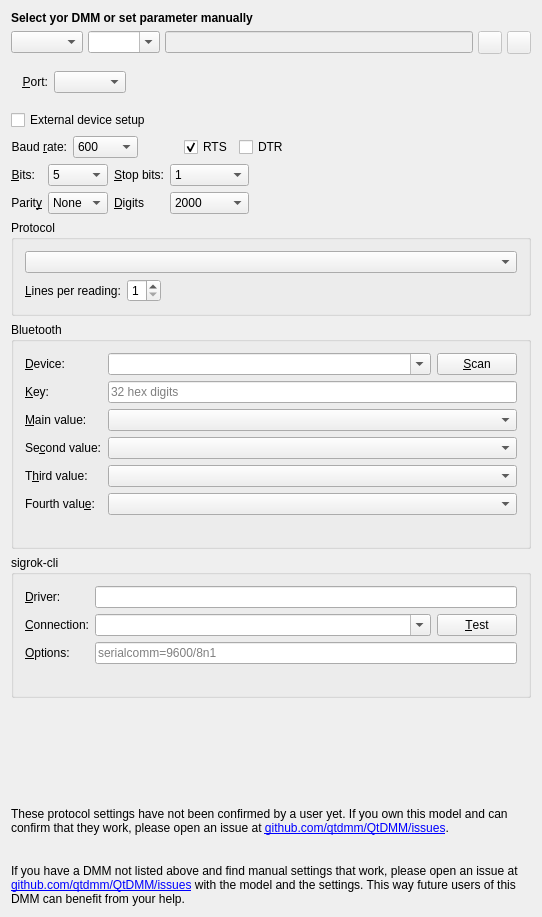
<?xml version="1.0" encoding="UTF-8"?>
<ui version="4.0">
 <class>UIDeviceSettings</class>
 <widget class="QWidget" name="UIDeviceSettings">
  <property name="geometry">
   <rect>
    <x>0</x>
    <y>0</y>
    <width>542</width>
    <height>690</height>
   </rect>
  </property>
  <layout class="QVBoxLayout" name="verticalLayout_2">
   <item>
    <widget class="QLabel" name="ui_hint">
     <property name="sizePolicy">
      <sizepolicy hsizetype="Minimum" vsizetype="Fixed">
       <horstretch>0</horstretch>
       <verstretch>0</verstretch>
      </sizepolicy>
     </property>
     <property name="frameShape">
      <enum>QFrame::NoFrame</enum>
     </property>
     <property name="text">
      <string>&lt;b&gt;Select yor DMM or set parameter manually&lt;/b&gt;</string>
     </property>
     <property name="wordWrap">
      <bool>false</bool>
     </property>
    </widget>
   </item>
   <item>
    <layout class="QHBoxLayout" name="_2">
     <property name="spacing">
      <number>5</number>
     </property>
     <item>
      <widget class="QComboBox" name="ui_vendor">
       <property name="whatsThis">
        <string>Select your DMM's vendor to narrow the model list below.</string>
       </property>
       <property name="sizeAdjustPolicy">
        <enum>QComboBox::AdjustToContents</enum>
       </property>
      </widget>
     </item>
     <item>
      <widget class="QComboBox" name="ui_model">
       <property name="whatsThis">
        <string>Here you may select your DMM model. If your DMM is not in the list, try to find working settings and open an issue at github.com/qtdmm/QtDMM/issues with them, so they can be added to the list in the next release.</string>
       </property>
       <property name="editable">
        <bool>true</bool>
       </property>
       <property name="currentText">
        <string notr="true"/>
       </property>
       <property name="insertPolicy">
        <enum>QComboBox::NoInsert</enum>
       </property>
       <property name="sizeAdjustPolicy">
        <enum>QComboBox::AdjustToContents</enum>
       </property>
      </widget>
     </item>
     <item>
      <widget class="QLineEdit" name="ui_filename">
       <property name="enabled">
        <bool>false</bool>
       </property>
       <property name="readOnly">
        <bool>true</bool>
       </property>
      </widget>
     </item>
     <item>
      <widget class="QToolButton" name="ui_load">
       <property name="enabled">
        <bool>false</bool>
       </property>
       <property name="toolTip">
        <string>Load Settings</string>
       </property>
       <property name="text">
        <string/>
       </property>
       <property name="icon">
        <iconset theme="document-open"/>
       </property>
      </widget>
     </item>
     <item>
      <widget class="QToolButton" name="ui_save">
       <property name="enabled">
        <bool>false</bool>
       </property>
       <property name="toolTip">
        <string>Save Settings</string>
       </property>
       <property name="text">
        <string/>
       </property>
       <property name="icon">
        <iconset theme="document-save"/>
       </property>
      </widget>
     </item>
    </layout>
   </item>
   <item>
    <widget class="QWidget" name="ButtonGroup11" native="true">
     <property name="title" stdset="0">
      <string>Port settings</string>
     </property>
     <layout class="QFormLayout" name="formLayout_6">
      <item row="0" column="0">
       <layout class="QHBoxLayout" name="horizontalLayout_3">
        <item>
         <layout class="QFormLayout" name="formLayout_4">
          <item row="0" column="0">
           <widget class="QLabel" name="TextLabel2">
            <property name="text">
             <string>&amp;Port:</string>
            </property>
            <property name="alignment">
             <set>Qt::AlignRight|Qt::AlignTrailing|Qt::AlignVCenter</set>
            </property>
            <property name="wordWrap">
             <bool>false</bool>
            </property>
            <property name="buddy">
             <cstring>port</cstring>
            </property>
           </widget>
          </item>
          <item row="0" column="1">
           <layout class="QHBoxLayout" name="_3">
            <property name="spacing">
             <number>2</number>
            </property>
            <property name="leftMargin">
             <number>0</number>
            </property>
            <property name="topMargin">
             <number>0</number>
            </property>
            <property name="rightMargin">
             <number>0</number>
            </property>
            <property name="bottomMargin">
             <number>0</number>
            </property>
            <item>
             <widget class="QComboBox" name="port">
              <property name="sizePolicy">
               <sizepolicy hsizetype="MinimumExpanding" vsizetype="Fixed">
                <horstretch>0</horstretch>
                <verstretch>0</verstretch>
               </sizepolicy>
              </property>
              <property name="whatsThis">
               <string>Choose the serial device here. &lt;i&gt;(Hint for DOS people: /dev/ttyS0 corresponds to COM1. /dev/ttyS1 to COM2 ...)&lt;/i&gt;</string>
              </property>
              <property name="currentText">
               <string notr="true"/>
              </property>
              <property name="currentIndex">
               <number>-1</number>
              </property>
             </widget>
            </item>
           </layout>
          </item>
         </layout>
        </item>
       </layout>
      </item>
     </layout>
    </widget>
   </item>
   <item>
    <widget class="QWidget" name="ui_advancedBox" native="true">
     <layout class="QVBoxLayout" name="verticalLayout_advanced">
      <property name="leftMargin">
       <number>0</number>
      </property>
      <property name="topMargin">
       <number>0</number>
      </property>
      <property name="rightMargin">
       <number>0</number>
      </property>
      <property name="bottomMargin">
       <number>0</number>
      </property>
      <item>
       <widget class="QWidget" name="ui_serialBox" native="true">
        <layout class="QFormLayout" name="formLayout_serial">
         <property name="leftMargin">
          <number>0</number>
         </property>
         <property name="topMargin">
          <number>0</number>
         </property>
         <property name="rightMargin">
          <number>0</number>
         </property>
         <property name="bottomMargin">
          <number>0</number>
         </property>
         <item row="0" column="0">
          <layout class="QHBoxLayout" name="horizontalLayout_2">
           <item>
            <widget class="QCheckBox" name="ui_externalSetup">
             <property name="text">
              <string>External device setup</string>
             </property>
            </widget>
           </item>
           <item>
            <spacer name="horizontalSpacer">
             <property name="orientation">
              <enum>Qt::Horizontal</enum>
             </property>
             <property name="sizeHint" stdset="0">
              <size>
               <width>40</width>
               <height>20</height>
              </size>
             </property>
            </spacer>
           </item>
          </layout>
         </item>
         <item row="1" column="0">
          <layout class="QHBoxLayout" name="_4">
           <item>
            <layout class="QFormLayout" name="formLayout_5">
             <item row="0" column="0">
              <widget class="QLabel" name="ui_baudLabel">
               <property name="text">
                <string>Baud &amp;rate:</string>
               </property>
               <property name="alignment">
                <set>Qt::AlignRight|Qt::AlignTrailing|Qt::AlignVCenter</set>
               </property>
               <property name="wordWrap">
                <bool>false</bool>
               </property>
               <property name="buddy">
                <cstring>baudRate</cstring>
               </property>
              </widget>
             </item>
             <item row="0" column="1">
              <widget class="QComboBox" name="baudRate">
               <property name="whatsThis">
                <string>Select the baud rate for the DMM here. If you encounter problems connecting to your DMM try lowering the baud rate. I had some problems with my &lt;b&gt;Metex ME-32&lt;/b&gt;. The Documentation said 1200 baud but it only worked at 600.</string>
               </property>
               <property name="currentText">
                <string notr="true">600</string>
               </property>
               <property name="currentIndex">
                <number>0</number>
               </property>
               <item>
                <property name="text">
                 <string notr="true">600</string>
                </property>
               </item>
               <item>
                <property name="text">
                 <string notr="true">1200</string>
                </property>
               </item>
               <item>
                <property name="text">
                 <string notr="true">1800</string>
                </property>
               </item>
               <item>
                <property name="text">
                 <string notr="true">2400</string>
                </property>
               </item>
               <item>
                <property name="text">
                 <string notr="true">4800</string>
                </property>
               </item>
               <item>
                <property name="text">
                 <string notr="true">9600</string>
                </property>
               </item>
               <item>
                <property name="text">
                 <string notr="true">19200</string>
                </property>
               </item>
              </widget>
             </item>
            </layout>
           </item>
           <item>
            <spacer name="horizontalSpacer_3">
             <property name="orientation">
              <enum>Qt::Horizontal</enum>
             </property>
             <property name="sizeHint" stdset="0">
              <size>
               <width>40</width>
               <height>20</height>
              </size>
             </property>
            </spacer>
           </item>
           <item>
            <widget class="QCheckBox" name="uirts">
             <property name="text">
              <string notr="true">RTS</string>
             </property>
             <property name="checked">
              <bool>true</bool>
             </property>
            </widget>
           </item>
           <item>
            <widget class="QCheckBox" name="uidtr">
             <property name="text">
              <string notr="true">DTR</string>
             </property>
            </widget>
           </item>
           <item>
            <spacer name="spacer3">
             <property name="orientation">
              <enum>Qt::Horizontal</enum>
             </property>
             <property name="sizeType">
              <enum>QSizePolicy::Expanding</enum>
             </property>
             <property name="sizeHint" stdset="0">
              <size>
               <width>40</width>
               <height>21</height>
              </size>
             </property>
            </spacer>
           </item>
          </layout>
         </item>
         <item row="2" column="0">
          <layout class="QHBoxLayout" name="horizontalLayout_4">
           <item>
            <layout class="QFormLayout" name="formLayout_2">
             <item row="0" column="0">
              <widget class="QLabel" name="ui_bitsLabel">
               <property name="text">
                <string>&amp;Bits:</string>
               </property>
               <property name="alignment">
                <set>Qt::AlignRight|Qt::AlignTrailing|Qt::AlignVCenter</set>
               </property>
               <property name="wordWrap">
                <bool>false</bool>
               </property>
               <property name="buddy">
                <cstring>bitsCombo</cstring>
               </property>
              </widget>
             </item>
             <item row="0" column="1">
              <widget class="QComboBox" name="bitsCombo">
               <property name="whatsThis">
                <string>Number of bits for serial communication.</string>
               </property>
               <property name="currentText">
                <string notr="true">5</string>
               </property>
               <item>
                <property name="text">
                 <string notr="true">5</string>
                </property>
               </item>
               <item>
                <property name="text">
                 <string notr="true">6</string>
                </property>
               </item>
               <item>
                <property name="text">
                 <string notr="true">7</string>
                </property>
               </item>
               <item>
                <property name="text">
                 <string notr="true">8</string>
                </property>
               </item>
              </widget>
             </item>
             <item row="1" column="0">
              <widget class="QLabel" name="ui_parityLabel">
               <property name="text">
                <string>Parit&amp;y</string>
               </property>
               <property name="alignment">
                <set>Qt::AlignRight|Qt::AlignTrailing|Qt::AlignVCenter</set>
               </property>
               <property name="wordWrap">
                <bool>false</bool>
               </property>
               <property name="buddy">
                <cstring>stopBitsCombo</cstring>
               </property>
              </widget>
             </item>
             <item row="1" column="1">
              <widget class="QComboBox" name="parityCombo">
               <property name="whatsThis">
                <string>Parity for serial communication. May be None, Odd or Even.</string>
               </property>
               <item>
                <property name="text">
                 <string>None</string>
                </property>
               </item>
               <item>
                <property name="text">
                 <string>Even</string>
                </property>
               </item>
               <item>
                <property name="text">
                 <string>Odd</string>
                </property>
               </item>
              </widget>
             </item>
            </layout>
           </item>
           <item>
            <layout class="QFormLayout" name="formLayout_3">
             <item row="0" column="0">
              <widget class="QLabel" name="ui_stopLabel">
               <property name="text">
                <string>&amp;Stop bits:</string>
               </property>
               <property name="alignment">
                <set>Qt::AlignRight|Qt::AlignTrailing|Qt::AlignVCenter</set>
               </property>
               <property name="wordWrap">
                <bool>false</bool>
               </property>
               <property name="buddy">
                <cstring>stopBitsCombo</cstring>
               </property>
              </widget>
             </item>
             <item row="0" column="1">
              <widget class="QComboBox" name="stopBitsCombo">
               <property name="whatsThis">
                <string>Number of stop bits for serial communication.</string>
               </property>
               <property name="currentText">
                <string notr="true">1</string>
               </property>
               <item>
                <property name="text">
                 <string notr="true">1</string>
                </property>
               </item>
               <item>
                <property name="text">
                 <string notr="true">2</string>
                </property>
               </item>
              </widget>
             </item>
             <item row="1" column="0">
              <widget class="QLabel" name="ui_displayLabel">
               <property name="text">
                <string>&amp;Digits</string>
               </property>
               <property name="alignment">
                <set>Qt::AlignRight|Qt::AlignTrailing|Qt::AlignVCenter</set>
               </property>
               <property name="wordWrap">
                <bool>false</bool>
               </property>
               <property name="buddy">
                <cstring>stopBitsCombo</cstring>
               </property>
              </widget>
             </item>
             <item row="1" column="1">
              <widget class="QComboBox" name="displayCombo">
               <property name="whatsThis">
                <string>Number of display digits.
&lt;ul&gt;&lt;li&gt;3 1/2 - 2000 Counts&lt;/li&gt;
&lt;li&gt;3 3/4 - 4000 Counts&lt;/li&gt;
&lt;li&gt;4 1/2 - 20000 Counts&lt;/li&gt;
&lt;li&gt;4 3/4 - 40000 Counts&lt;/li&gt;
&lt;/ul&gt;</string>
               </property>
               <property name="currentText">
                <string notr="true">2000</string>
               </property>
               <item>
                <property name="text">
                 <string notr="true">2000</string>
                </property>
               </item>
               <item>
                <property name="text">
                 <string notr="true">4000</string>
                </property>
               </item>
               <item>
                <property name="text">
                 <string notr="true">6000</string>
                </property>
               </item>
               <item>
                <property name="text">
                 <string notr="true">8000</string>
                </property>
               </item>
               <item>
                <property name="text">
                 <string notr="true">20000</string>
                </property>
               </item>
               <item>
                <property name="text">
                 <string notr="true">22000</string>
                </property>
               </item>
               <item>
                <property name="text">
                 <string notr="true">40000</string>
                </property>
               </item>
               <item>
                <property name="text">
                 <string notr="true">50000</string>
                </property>
               </item>
               <item>
                <property name="text">
                 <string notr="true">100000</string>
                </property>
               </item>
               <item>
                <property name="text">
                 <string notr="true">200000</string>
                </property>
               </item>
               <item>
                <property name="text">
                 <string notr="true">400000</string>
                </property>
               </item>
               <item>
                <property name="text">
                 <string notr="true">400000</string>
                </property>
               </item>
               <item>
                <property name="text">
                 <string notr="true">1000000</string>
                </property>
               </item>
              </widget>
             </item>
            </layout>
           </item>
           <item>
            <spacer name="horizontalSpacer_2">
             <property name="orientation">
              <enum>Qt::Horizontal</enum>
             </property>
             <property name="sizeHint" stdset="0">
              <size>
               <width>40</width>
               <height>20</height>
              </size>
             </property>
            </spacer>
           </item>
          </layout>
         </item>
        </layout>
       </widget>
      </item>
      <item>
       <widget class="QGroupBox" name="ui_protocol">
        <property name="title">
         <string>Protocol</string>
        </property>
        <layout class="QVBoxLayout" name="verticalLayout">
         <item>
          <widget class="QComboBox" name="protocolCombo">
           <property name="whatsThis">
            <string>Here you may select the Communication type. If you have a not &quot;officially&quot; supported multimeter, just try out the existing protocols. If you are lucky it may work. If you find working settings, send the to me.</string>
           </property>
          </widget>
         </item>
         <item>
          <layout class="QHBoxLayout" name="horizontalLayout_6">
           <item>
            <layout class="QFormLayout" name="formLayout_8">
             <property name="fieldGrowthPolicy">
              <enum>QFormLayout::AllNonFixedFieldsGrow</enum>
             </property>
             <item row="0" column="0">
              <widget class="QLabel" name="TextLabel1_6">
               <property name="text">
                <string>&amp;Lines per reading:</string>
               </property>
               <property name="buddy">
                <cstring>ui_framesPerReading</cstring>
               </property>
              </widget>
             </item>
             <item row="0" column="1">
              <widget class="QSpinBox" name="ui_framesPerReading">
               <property name="whatsThis">
                <string>Some meters send one line of data per value, several lines for each reading (Metex M-3850D: four). QtDMM counts the lines and shows each as a value of its own: the first one as the main value, the others below it.</string>
               </property>
               <property name="minimum">
                <number>1</number>
               </property>
               <property name="maximum">
                <number>4</number>
               </property>
              </widget>
             </item>
            </layout>
           </item>
           <item>
            <spacer name="Spacer1_4">
             <property name="orientation">
              <enum>Qt::Horizontal</enum>
             </property>
             <property name="sizeType">
              <enum>QSizePolicy::Expanding</enum>
             </property>
             <property name="sizeHint" stdset="0">
              <size>
               <width>20</width>
               <height>20</height>
              </size>
             </property>
            </spacer>
           </item>
          </layout>
         </item>
        </layout>
       </widget>
      </item>
     </layout>
    </widget>
   </item>
   <item>
    <widget class="QGroupBox" name="ui_bleGroup">
     <property name="title">
      <string>Bluetooth</string>
     </property>
     <layout class="QGridLayout" name="gridLayout_ble">
      <item row="0" column="0">
       <widget class="QLabel" name="ui_bleAddressLabel">
        <property name="text">
         <string>&amp;Device:</string>
        </property>
        <property name="buddy">
         <cstring>ui_bleAddress</cstring>
        </property>
       </widget>
      </item>
      <item row="0" column="1">
       <widget class="QComboBox" name="ui_bleAddress">
        <property name="whatsThis">
         <string>The Bluetooth address of the Victron device, as VictronConnect shows it under Product info, Instant readout via Bluetooth. Scan lists the Victron devices in range.</string>
        </property>
        <property name="editable">
         <bool>true</bool>
        </property>
        <property name="sizePolicy">
         <sizepolicy hsizetype="Expanding" vsizetype="Fixed">
          <horstretch>0</horstretch>
          <verstretch>0</verstretch>
         </sizepolicy>
        </property>
       </widget>
      </item>
      <item row="0" column="2">
       <widget class="QPushButton" name="ui_bleScan">
        <property name="text">
         <string>&amp;Scan</string>
        </property>
       </widget>
      </item>
      <item row="1" column="0">
       <widget class="QLabel" name="ui_bleKeyLabel">
        <property name="text">
         <string>&amp;Key:</string>
        </property>
        <property name="buddy">
         <cstring>ui_bleKey</cstring>
        </property>
       </widget>
      </item>
      <item row="1" column="1" colspan="2">
       <widget class="QLineEdit" name="ui_bleKey">
        <property name="whatsThis">
         <string>The 32-digit encryption key of the device: VictronConnect, Product info, Instant readout via Bluetooth, Encryption data.</string>
        </property>
        <property name="placeholderText">
         <string notr="true">32 hex digits</string>
        </property>
       </widget>
      </item>
      <item row="2" column="0">
       <widget class="QLabel" name="ui_bleMainLabel">
        <property name="text">
         <string>&amp;Main value:</string>
        </property>
        <property name="buddy">
         <cstring>ui_bleMain</cstring>
        </property>
       </widget>
      </item>
      <item row="2" column="1" colspan="2">
       <widget class="QComboBox" name="ui_bleMain">
        <property name="whatsThis">
         <string>Which of the device's values the display, the needle meter and the graph show.</string>
        </property>
       </widget>
      </item>
      <item row="3" column="0">
       <widget class="QLabel" name="ui_bleSecondLabel">
        <property name="text">
         <string>Se&amp;cond value:</string>
        </property>
        <property name="buddy">
         <cstring>ui_bleSecond</cstring>
        </property>
       </widget>
      </item>
      <item row="3" column="1" colspan="2">
       <widget class="QComboBox" name="ui_bleSecond">
        <property name="whatsThis">
         <string>A second value shown on the display's second line and logged in the readings table.</string>
        </property>
       </widget>
      </item>
      <item row="4" column="0">
       <widget class="QLabel" name="ui_bleThirdLabel">
        <property name="text">
         <string>T&amp;hird value:</string>
        </property>
        <property name="buddy">
         <cstring>ui_bleThird</cstring>
        </property>
       </widget>
      </item>
      <item row="4" column="1" colspan="2">
       <widget class="QComboBox" name="ui_bleThird">
        <property name="whatsThis">
         <string>A third value, on the display's second line after the second one.</string>
        </property>
       </widget>
      </item>
      <item row="5" column="0">
       <widget class="QLabel" name="ui_bleFourthLabel">
        <property name="text">
         <string>Fourth valu&amp;e:</string>
        </property>
        <property name="buddy">
         <cstring>ui_bleFourth</cstring>
        </property>
       </widget>
      </item>
      <item row="5" column="1" colspan="2">
       <widget class="QComboBox" name="ui_bleFourth">
        <property name="whatsThis">
         <string>A fourth value, on the display's second line after the third one.</string>
        </property>
       </widget>
      </item>
      <item row="6" column="1" colspan="2">
       <widget class="QLabel" name="ui_bleHint">
        <property name="text">
         <string notr="true"/>
        </property>
        <property name="wordWrap">
         <bool>true</bool>
        </property>
       </widget>
      </item>
     </layout>
    </widget>
   </item>
   <item>
    <widget class="QGroupBox" name="ui_sigrokGroup">
     <property name="title">
      <string>sigrok-cli</string>
     </property>
     <layout class="QGridLayout" name="gridLayout_sigrok">
      <item row="0" column="0">
       <widget class="QLabel" name="ui_sigrokDriverLabel">
        <property name="text">
         <string>&amp;Driver:</string>
        </property>
        <property name="buddy">
         <cstring>ui_sigrokDriver</cstring>
        </property>
       </widget>
      </item>
      <item row="0" column="1" colspan="2">
       <widget class="QLineEdit" name="ui_sigrokDriver">
        <property name="whatsThis">
         <string>The libsigrok driver for this meter, filled in from the model. Change it only if sigrok-cli --list-supported names another one for your meter.</string>
        </property>
       </widget>
      </item>
      <item row="1" column="0">
       <widget class="QLabel" name="ui_sigrokConnLabel">
        <property name="text">
         <string>&amp;Connection:</string>
        </property>
        <property name="buddy">
         <cstring>ui_sigrokConn</cstring>
        </property>
       </widget>
      </item>
      <item row="1" column="1">
       <widget class="QComboBox" name="ui_sigrokConn">
        <property name="whatsThis">
         <string>How sigrok-cli reaches the meter (its conn= option): a serial port such as /dev/ttyUSB0 or COM3, usbtmc/&lt;vid&gt;.&lt;pid&gt; for USB-TMC, tcp-raw/&lt;host&gt;/5025 for LAN.</string>
        </property>
        <property name="editable">
         <bool>true</bool>
        </property>
        <property name="sizePolicy">
         <sizepolicy hsizetype="Expanding" vsizetype="Fixed">
          <horstretch>0</horstretch>
          <verstretch>0</verstretch>
         </sizepolicy>
        </property>
       </widget>
      </item>
      <item row="1" column="2">
       <widget class="QPushButton" name="ui_sigrokTest">
        <property name="text">
         <string>&amp;Test</string>
        </property>
        <property name="whatsThis">
         <string>Runs sigrok-cli --scan with these settings and shows whether the meter answers.</string>
        </property>
       </widget>
      </item>
      <item row="2" column="0">
       <widget class="QLabel" name="ui_sigrokOptionsLabel">
        <property name="text">
         <string>&amp;Options:</string>
        </property>
        <property name="buddy">
         <cstring>ui_sigrokOptions</cstring>
        </property>
       </widget>
      </item>
      <item row="2" column="1" colspan="2">
       <widget class="QLineEdit" name="ui_sigrokOptions">
        <property name="whatsThis">
         <string>Further driver options, colon separated, e.g. serialcomm=9600/8n1 for a serial connection.</string>
        </property>
        <property name="placeholderText">
         <string notr="true">serialcomm=9600/8n1</string>
        </property>
       </widget>
      </item>
      <item row="3" column="1" colspan="2">
       <widget class="QLabel" name="ui_sigrokHint">
        <property name="text">
         <string notr="true"/>
        </property>
        <property name="wordWrap">
         <bool>true</bool>
        </property>
        <property name="openExternalLinks">
         <bool>false</bool>
        </property>
       </widget>
      </item>
     </layout>
    </widget>
   </item>
   <item>
    <spacer name="Spacer1_3">
     <property name="orientation">
      <enum>Qt::Vertical</enum>
     </property>
     <property name="sizeType">
      <enum>QSizePolicy::Expanding</enum>
     </property>
     <property name="sizeHint" stdset="0">
      <size>
       <width>20</width>
       <height>30</height>
      </size>
     </property>
    </spacer>
   </item>
   <item>
    <widget class="QLabel" name="message2">
     <property name="sizePolicy">
      <sizepolicy hsizetype="Minimum" vsizetype="MinimumExpanding">
       <horstretch>0</horstretch>
       <verstretch>0</verstretch>
      </sizepolicy>
     </property>
     <property name="text">
      <string>&lt;html&gt;&lt;head/&gt;&lt;body&gt;&lt;p&gt;These protocol settings have not been confirmed by a user yet. If you own this model and can confirm that they work, please open an issue at &lt;a href=&quot;https://github.com/qtdmm/QtDMM/issues&quot;&gt;github.com/qtdmm/QtDMM/issues&lt;/a&gt;.&lt;/p&gt;&lt;/body&gt;&lt;/html&gt;</string>
     </property>
     <property name="textFormat">
      <enum>Qt::RichText</enum>
     </property>
     <property name="alignment">
      <set>Qt::AlignBottom|Qt::AlignLeading|Qt::AlignLeft</set>
     </property>
     <property name="wordWrap">
      <bool>true</bool>
     </property>
     <property name="openExternalLinks">
      <bool>true</bool>
     </property>
    </widget>
   </item>
   <item>
    <widget class="QLabel" name="message">
     <property name="sizePolicy">
      <sizepolicy hsizetype="Minimum" vsizetype="MinimumExpanding">
       <horstretch>0</horstretch>
       <verstretch>0</verstretch>
      </sizepolicy>
     </property>
     <property name="text">
      <string>&lt;html&gt;&lt;head/&gt;&lt;body&gt;&lt;p&gt;If you have a DMM not listed above and find manual settings that work, please open an issue at &lt;a href=&quot;https://github.com/qtdmm/QtDMM/issues&quot;&gt;github.com/qtdmm/QtDMM/issues&lt;/a&gt; with the model and the settings. This way future users of this DMM can benefit from your help.&lt;/p&gt;&lt;/body&gt;&lt;/html&gt;</string>
     </property>
     <property name="textFormat">
      <enum>Qt::RichText</enum>
     </property>
     <property name="alignment">
      <set>Qt::AlignBottom|Qt::AlignLeading|Qt::AlignLeft</set>
     </property>
     <property name="wordWrap">
      <bool>true</bool>
     </property>
     <property name="openExternalLinks">
      <bool>true</bool>
     </property>
    </widget>
   </item>
  </layout>
 </widget>
 <layoutdefault spacing="6" margin="11"/>
 <tabstops>
  <tabstop>ui_model</tabstop>
  <tabstop>port</tabstop>
  <tabstop>baudRate</tabstop>
  <tabstop>bitsCombo</tabstop>
  <tabstop>stopBitsCombo</tabstop>
  <tabstop>parityCombo</tabstop>
  <tabstop>displayCombo</tabstop>
 </tabstops>
 <resources>
  <include location="../resources.qrc"/>
 </resources>
 <connections/>
</ui>
